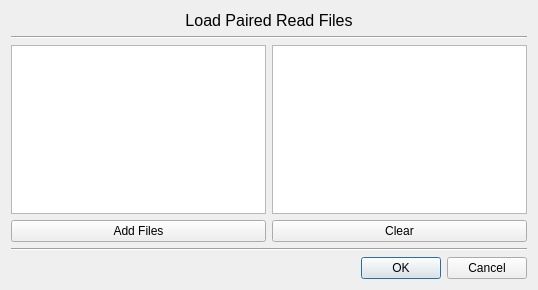
<?xml version="1.0" encoding="UTF-8"?>
<ui version="4.0">
 <class>PairedReadWindow</class>
 <widget class="QDialog" name="PairedReadWindow">
  <property name="geometry">
   <rect>
    <x>0</x>
    <y>0</y>
    <width>538</width>
    <height>290</height>
   </rect>
  </property>
  <property name="windowTitle">
   <string>Dialog</string>
  </property>
  <layout class="QGridLayout" name="gridLayout">
   <item row="0" column="0">
    <widget class="QLabel" name="label">
     <property name="font">
      <font>
       <pointsize>12</pointsize>
      </font>
     </property>
     <property name="text">
      <string>Load Paired Read Files</string>
     </property>
     <property name="alignment">
      <set>Qt::AlignCenter</set>
     </property>
    </widget>
   </item>
   <item row="1" column="0">
    <widget class="Line" name="line_2">
     <property name="orientation">
      <enum>Qt::Horizontal</enum>
     </property>
    </widget>
   </item>
   <item row="2" column="0">
    <layout class="QHBoxLayout" name="horizontalLayout">
     <item>
      <widget class="QListWidget" name="AlphaList"/>
     </item>
     <item>
      <widget class="QListWidget" name="BetaList"/>
     </item>
    </layout>
   </item>
   <item row="3" column="0">
    <layout class="QHBoxLayout" name="horizontalLayout_2">
     <item>
      <widget class="QPushButton" name="Browse">
       <property name="text">
        <string>Add Files</string>
       </property>
      </widget>
     </item>
     <item>
      <widget class="QPushButton" name="Clear">
       <property name="text">
        <string>Clear</string>
       </property>
      </widget>
     </item>
    </layout>
   </item>
   <item row="4" column="0">
    <widget class="Line" name="line">
     <property name="orientation">
      <enum>Qt::Horizontal</enum>
     </property>
    </widget>
   </item>
   <item row="5" column="0">
    <widget class="QDialogButtonBox" name="buttonBox">
     <property name="orientation">
      <enum>Qt::Horizontal</enum>
     </property>
     <property name="standardButtons">
      <set>QDialogButtonBox::Cancel|QDialogButtonBox::Ok</set>
     </property>
    </widget>
   </item>
  </layout>
 </widget>
 <resources/>
 <connections>
  <connection>
   <sender>buttonBox</sender>
   <signal>accepted()</signal>
   <receiver>PairedReadWindow</receiver>
   <slot>accept()</slot>
   <hints>
    <hint type="sourcelabel">
     <x>248</x>
     <y>254</y>
    </hint>
    <hint type="destinationlabel">
     <x>157</x>
     <y>274</y>
    </hint>
   </hints>
  </connection>
  <connection>
   <sender>buttonBox</sender>
   <signal>rejected()</signal>
   <receiver>PairedReadWindow</receiver>
   <slot>reject()</slot>
   <hints>
    <hint type="sourcelabel">
     <x>316</x>
     <y>260</y>
    </hint>
    <hint type="destinationlabel">
     <x>286</x>
     <y>274</y>
    </hint>
   </hints>
  </connection>
 </connections>
</ui>
